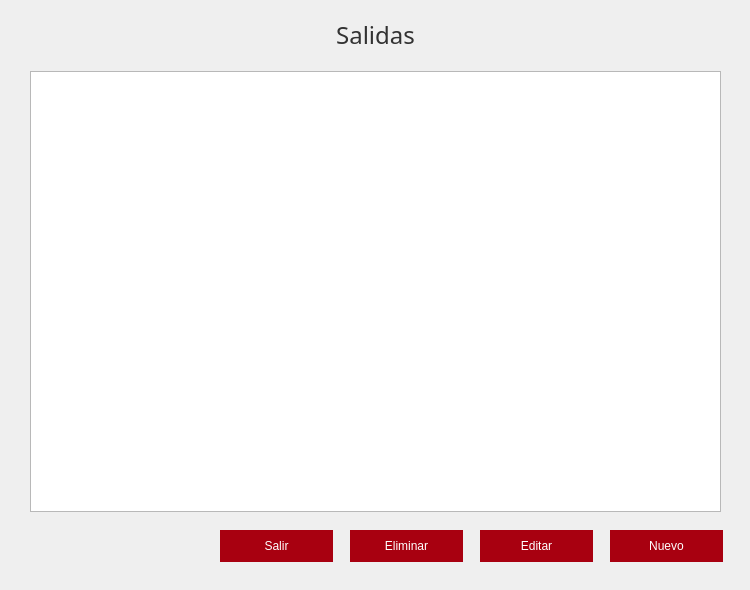
<?xml version="1.0" encoding="UTF-8"?>
<ui version="4.0">
 <class>Form</class>
 <widget class="QWidget" name="Form">
  <property name="geometry">
   <rect>
    <x>0</x>
    <y>0</y>
    <width>750</width>
    <height>590</height>
   </rect>
  </property>
  <property name="minimumSize">
   <size>
    <width>750</width>
    <height>590</height>
   </size>
  </property>
  <property name="maximumSize">
   <size>
    <width>750</width>
    <height>590</height>
   </size>
  </property>
  <property name="cursor">
   <cursorShape>PointingHandCursor</cursorShape>
  </property>
  <property name="windowTitle">
   <string>Form</string>
  </property>
  <property name="styleSheet">
   <string notr="true">.QWidget{
	color:rgb(50, 50, 50);
}
.QLabel{
	color: rgb(50,50,50)
}
.QComboBox{
	border-radius:none;
}
.QLineEdit{
	border-radius:none;
}
.QPushButton{
	color: rgb(255, 255, 255);
	background-color: rgb(168, 0, 16);
	border: none;
}
.QPushButton:hover{
	color: rgb(255, 255, 255);
	background-color: rgb(30,30,30);
}</string>
  </property>
  <widget class="QPushButton" name="bNuevo">
   <property name="geometry">
    <rect>
     <x>610</x>
     <y>530</y>
     <width>113</width>
     <height>32</height>
    </rect>
   </property>
   <property name="text">
    <string>Nuevo</string>
   </property>
   <property name="icon">
    <iconset resource="../imagenes/imagenes.qrc">
     <normaloff>:/Iconos/Nuevo.png</normaloff>:/Iconos/Nuevo.png</iconset>
   </property>
   <property name="iconSize">
    <size>
     <width>20</width>
     <height>16</height>
    </size>
   </property>
  </widget>
  <widget class="QTableView" name="table_salidas">
   <property name="geometry">
    <rect>
     <x>30</x>
     <y>71</y>
     <width>691</width>
     <height>441</height>
    </rect>
   </property>
  </widget>
  <widget class="QLabel" name="label_titulo">
   <property name="geometry">
    <rect>
     <x>0</x>
     <y>20</y>
     <width>751</width>
     <height>30</height>
    </rect>
   </property>
   <property name="font">
    <font>
     <family>Avenir</family>
     <pointsize>18</pointsize>
    </font>
   </property>
   <property name="text">
    <string>Salidas</string>
   </property>
   <property name="alignment">
    <set>Qt::AlignCenter</set>
   </property>
  </widget>
  <widget class="QPushButton" name="bSalir">
   <property name="geometry">
    <rect>
     <x>220</x>
     <y>530</y>
     <width>113</width>
     <height>32</height>
    </rect>
   </property>
   <property name="text">
    <string>Salir</string>
   </property>
   <property name="icon">
    <iconset resource="../imagenes/imagenes.qrc">
     <normaloff>:/Iconos/Salir.png</normaloff>:/Iconos/Salir.png</iconset>
   </property>
   <property name="iconSize">
    <size>
     <width>20</width>
     <height>16</height>
    </size>
   </property>
  </widget>
  <widget class="QPushButton" name="bEditar">
   <property name="geometry">
    <rect>
     <x>480</x>
     <y>530</y>
     <width>113</width>
     <height>32</height>
    </rect>
   </property>
   <property name="text">
    <string>Editar</string>
   </property>
   <property name="icon">
    <iconset resource="../imagenes/imagenes.qrc">
     <normaloff>:/Iconos/Editar.png</normaloff>:/Iconos/Editar.png</iconset>
   </property>
   <property name="iconSize">
    <size>
     <width>20</width>
     <height>16</height>
    </size>
   </property>
  </widget>
  <widget class="QPushButton" name="bEliminar">
   <property name="geometry">
    <rect>
     <x>350</x>
     <y>530</y>
     <width>113</width>
     <height>32</height>
    </rect>
   </property>
   <property name="text">
    <string>Eliminar</string>
   </property>
   <property name="icon">
    <iconset resource="../imagenes/imagenes.qrc">
     <normaloff>:/Iconos/Eliminar.png</normaloff>:/Iconos/Eliminar.png</iconset>
   </property>
   <property name="iconSize">
    <size>
     <width>20</width>
     <height>16</height>
    </size>
   </property>
  </widget>
 </widget>
 <resources>
  <include location="../imagenes/imagenes.qrc"/>
 </resources>
 <connections/>
</ui>
